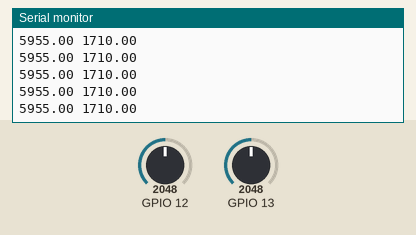
Simulated run of this sketch. Board: ESP32. Parts: the last lines printed to the serial monitor. Inputs (shaded band) come from the test bench; at power-on: GPIO 13 = 2048, GPIO 12 = 2048. WiFi joins after 1.5 s; servers stay silent unless stated.

Above: at 8.7 s.
8.8 s: GPIO 13 set to 2986
At 9.3 s:
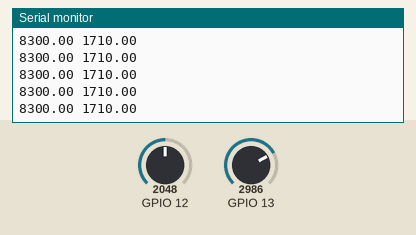
10.3 s: GPIO 13 set to 3092
At 11.3 s:
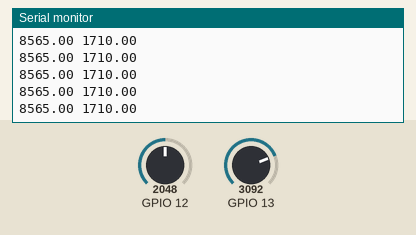
Timing chart, 0 to 12.8 s (numbered marks = the images above; inputs shaded):
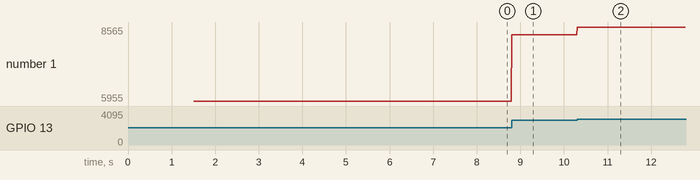

Measured:
- after the input at 8.8 s, the serial monitor: prints a new line at once (image 1)
- after the input at 10.3 s, the serial monitor: prints a new line at once (image 2)
- plotted number 1: 5955 → 8300 after the input at 8.8 s, 8300 → 8565 after the input at 10.3 s

The sketch:

esp32Alphasense.ino
```cpp
#include <WiFi.h>


const char* ssid = "local1"; //Nome da rede
const char* password = "Jpthlusa1uc14N4"; //Senha da rede


//Parametros do sensor de H2S
float gainH2S = 0.8;
int weoH2S = 36;
int aeoH2S = 348;
int weH2S = 1876;
float senseH2S = 1.501;
int weeH2S = 338;
int aeeH2S = 350;
float aeuH2S = 0;
float weuH2S = 0;
float wec1H2S = 0;
float wec2H2S = 0;
float ntH2S = 0;
float ktH2S = 0;
//--------------------------


void setup(){
    Serial.begin(9600); //Inicia o leitor serial
    WiFi.begin(ssid, password); //Inicia a conexão wifi

    while(WiFi.status() != WL_CONNECTED){ //TentH2Sa conectar a rede wifi até conseguir.
      delay(500);
      Serial.println("TentH2Sando conectar ao WiFi...");
    }
    Serial.println("Conectado a rede WiFi!");
}

void loop(){
  aeuH2S = analogRead(13);
  weuH2S = analogRead(12);

  float temp = 24;
  if(temp <= -20){
    ntH2S = -0.6;
    ktH2S = 0.2;
  }
  if(temp <= -10 && temp > -20){
    ntH2S = 0.1;
    ktH2S = 0;
  }
  if(temp <= 0 && temp > -10){
    ntH2S = 0.8;
    ktH2S = -0.3;
  }
  if(temp <= 10 && temp > 0){
    ntH2S = -0.7;
    ktH2S = 0.3;
  }
  if(temp <= 30 && temp > 10){
    ntH2S = -2.5;
    ktH2S = 1;
  }
  if(temp <= 40 && temp > 30){
    ntH2S = -2.2;
    ktH2S = 0.9;
  }
  if(temp >= 50){
    ntH2S = -1.8;
    ktH2S = 0.7;
  }

  wec1H2S = (weuH2S - weeH2S) - (ntH2S*(aeuH2S - aeeH2S));
  wec2H2S = (weuH2S - weeH2S) - (ktH2S*(weoH2S/aeoH2S)*(aeuH2S - aeeH2S));
  Serial.print(wec1H2S);
  Serial.print(" ");
  Serial.println(wec2H2S);
}
```
